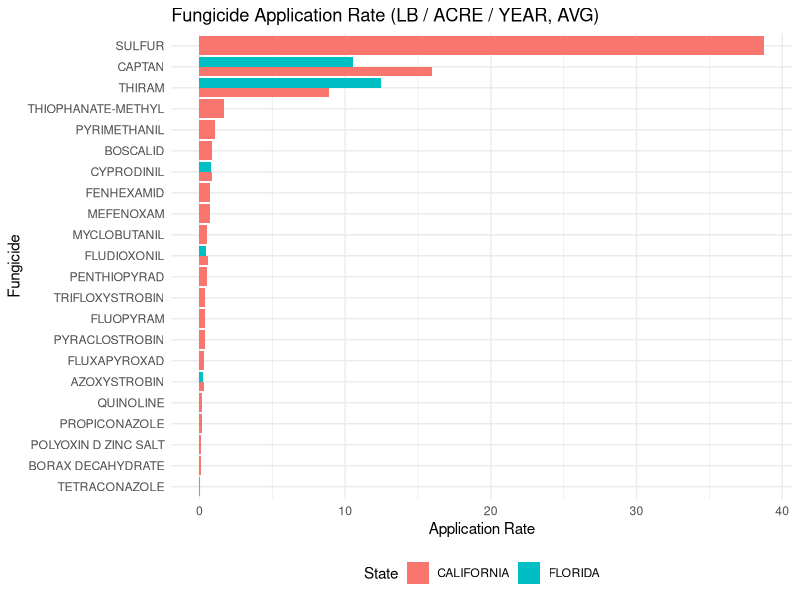
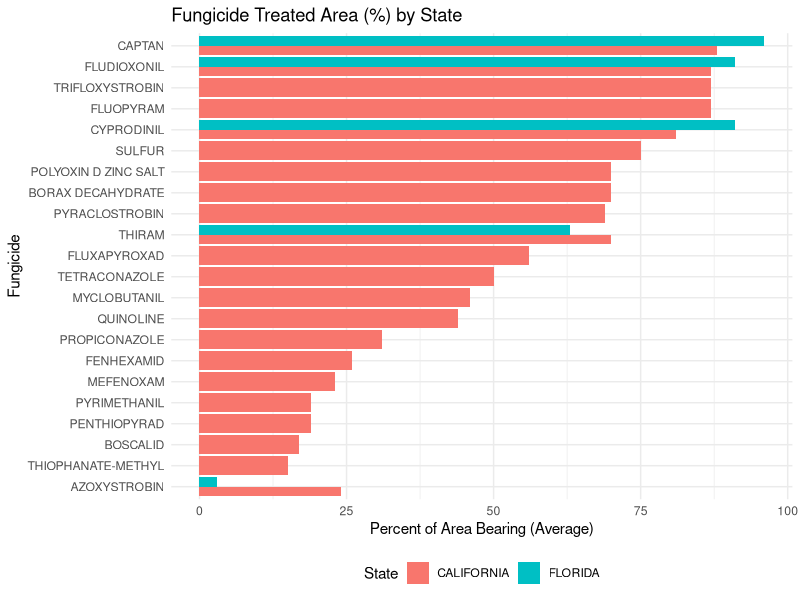
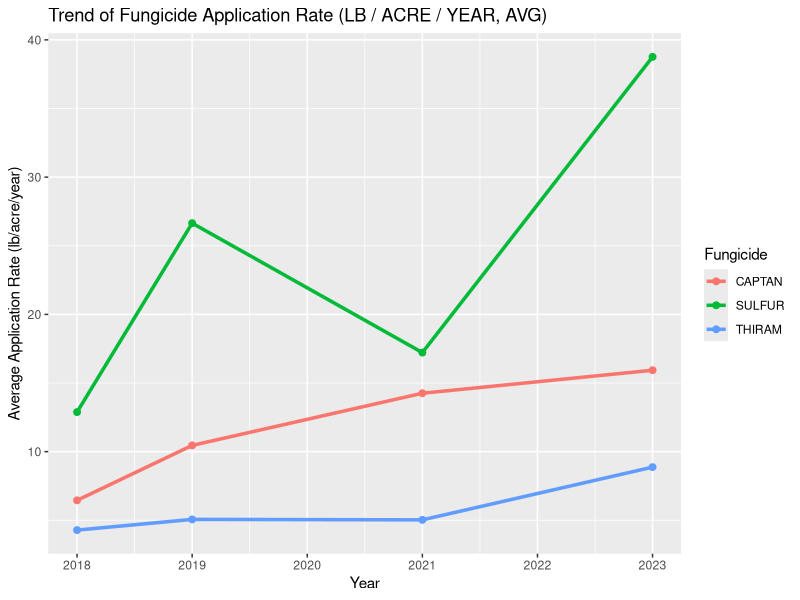
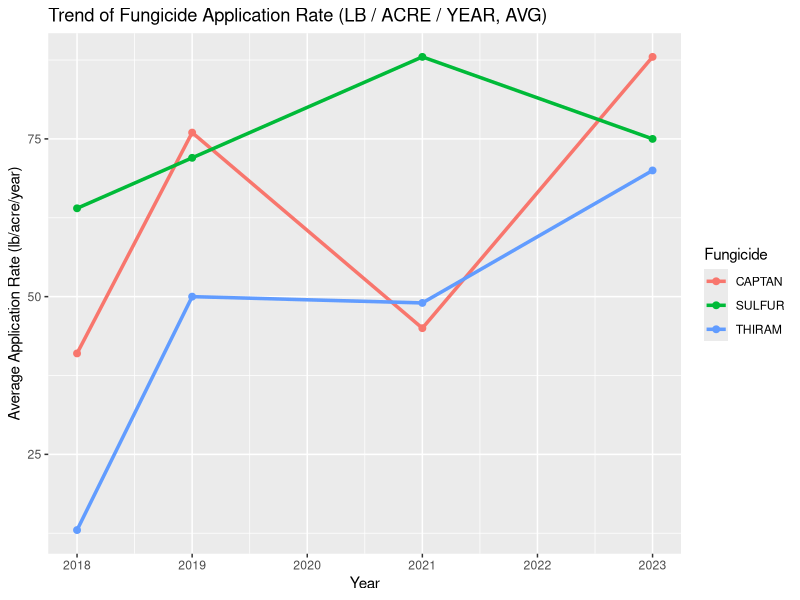
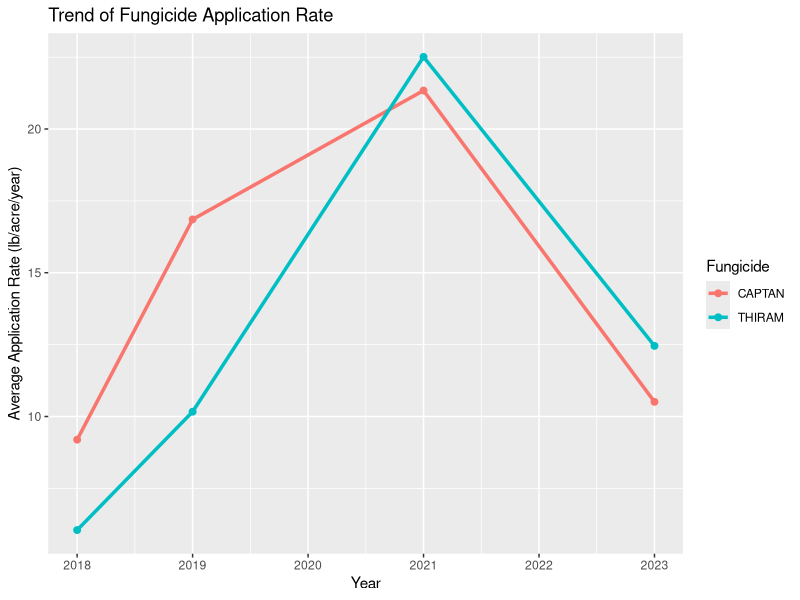
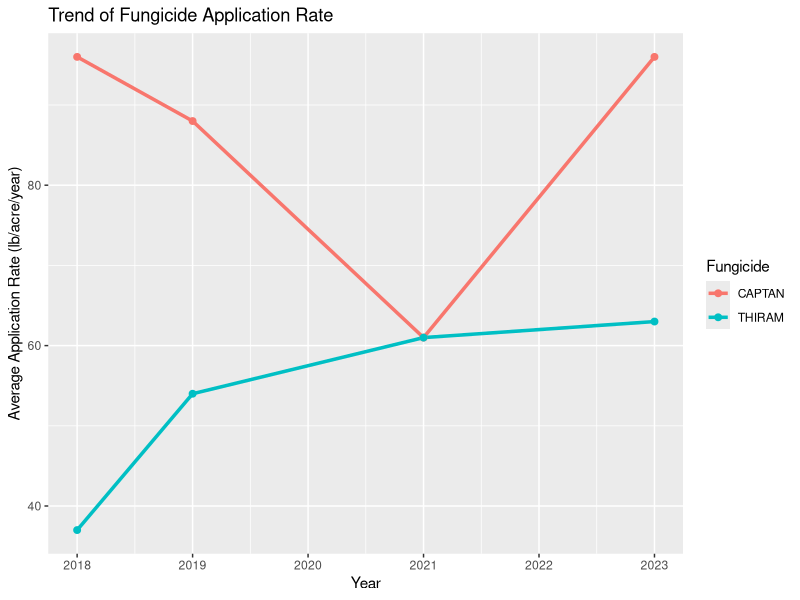

Here is the R script that generated these plots, in order:
## ---- chunk 1
#| label: load libraries and set options
#| warning: false
#| message: false

library(knitr)  
library(tidyverse)
library(stringr)

## ---- chunk 2
#| label: read data  

strawberry <- read.csv("strawberry1024.csv")

glimpse(strawberry)
## ---- chunk 3
#|label: function def - drop 1-item columns

### write your function
drop_one_value_col <- function(df){
  drop = NULL
  for(i in 1:dim(df)[2]){
    if((df%>% distinct(df[,i])%>%count()) == 1){
      drop = c(drop,i)
    }
  }
  if(is.null(drop)){return("none")}else{
    print("col dropped:")
    print(colnames(df)[drop])
    strawberry<- df[,-1*drop]
  }
}
## ---- chunk 4
#drop NA cols
strawberry_clean <- drop_one_value_col(strawberry)
## ---- chunk 5
glimpse(strawberry_clean)
## ---- chunk 6
strawberry_clean <- strawberry_clean %>%
  mutate(Value = as.character(Value)) %>% 
  filter(!Value %in% c(" (D)", " (NA)"))%>%  # 再过滤掉非数值
  mutate(Value = as.numeric(Value))
#check if (D) remain
#unique(strawberry_clean$Value)

## ---- chunk 7
#| label: Final Data cleaning
#| warning: false
strawberry_wider<-strawberry_clean %>%
  # 先拆出前半部分（CHEMICAL, FUNGICIDE）和后半部分（括号内容）
  separate(`Domain.Category`,
           into = c("Chem_Group", "Raw_Info"),
           sep = ":\\s*",
           remove = FALSE) %>%
  # 再清洗 Raw_Info 括号中的内容
  mutate(
    Raw_Info = str_remove_all(Raw_Info, "[()]"),
    Raw_Info = str_trim(Raw_Info)
  ) %>%
  # 拆成 fungicide 名称和编号
  separate(Raw_Info,
           into = c("Fungicide", "Code"),
           sep = "\\s*=\\s*",
           remove = TRUE) %>%
  filter(!is.na(Code))%>%
  select(-Domain.Category)


fungicide_summary <- strawberry_wider %>%
  mutate(
    # 1️⃣ 提取主要指标关键词（Applications / Treated / Rate / Applied 等）
    Indicator = str_extract(`Data.Item`, "(APPLICATIONS|TREATED|RATE|APPLIED)"),
    
    # 2️⃣ 提取单位（MEASURED IN 后面的部分）
    Measurement = str_extract(`Data.Item`, "(?<=MEASURED IN ).*"),
    
    # 3️⃣ 提取作物状态（BEARING / NON-BEARING / ALL）
    Crop_Status = case_when(
      str_detect(`Data.Item`, "BEARING") ~ "BEARING",
      str_detect(`Data.Item`, "NON-BEARING") ~ "NON-BEARING",
      TRUE ~ "ALL"
    )
  ) %>%
  select(-Data.Item)%>%
  filter(Measurement != "NUMBER, AVG")

head(fungicide_summary)
## ---- chunk 8
#| label: 2023fungicide LB/ACRE/YEAR, avg plot
fungicide_summary_2023 <- fungicide_summary %>%
  filter(Year == 2023)

fungicide_summary_2023 %>%
  filter(Measurement == "LB / ACRE / YEAR, AVG") %>%
  ggplot(aes(x = fct_reorder(Fungicide, Value, .fun = mean, na.rm = TRUE),
             y = Value, fill = State)) +
  geom_col(position = "dodge") +
  coord_flip() +
  labs(
    title = "Fungicide Application Rate (LB / ACRE / YEAR, AVG)",
    x = "Fungicide",
    y = "Application Rate"
  ) +
  theme_minimal() +
  theme(legend.position = "bottom")
## ---- chunk 9
#| label: 2023fungicide PCT of area bearing, avg plot
fungicide_summary_2023 %>%
  filter(Measurement == "PCT OF AREA BEARING, AVG") %>%
  ggplot(aes(x = fct_reorder(Fungicide, Value, .fun = mean, na.rm = TRUE),
             y = Value, fill = State)) +
  geom_col(position = "dodge") +
  coord_flip() +
  labs(
    title = "Fungicide Treated Area (%) by State",
    x = "Fungicide",
    y = "Percent of Area Bearing (Average)"
  ) +
  theme_minimal() +
  theme(legend.position = "bottom")
## ---- chunk 10
#| warning: false
top_fungicide_data_cali <- fungicide_summary %>%
  filter(Fungicide %in% c("SULFUR","CAPTAN","THIRAM"),State == "CALIFORNIA")

ggplot(data = top_fungicide_data_cali%>%filter(Measurement == "LB / ACRE / YEAR, AVG"),
       aes(x = Year,y = Value,colour = Fungicide))+
  geom_line(size = 1.2) +
  geom_point(size = 2) +
  labs(
    title = "Trend of Fungicide Application Rate (LB / ACRE / YEAR, AVG)",
    x = "Year",
    y = "Average Application Rate (lb/acre/year)",
    color = "Fungicide"
  ) 
## ---- chunk 11
ggplot(data = top_fungicide_data_cali%>%filter(Measurement == "PCT OF AREA BEARING, AVG"),
       aes(x = Year,y = Value,colour = Fungicide))+
  geom_line(size = 1.2) +
  geom_point(size = 2) +
  labs(
    title = "Trend of Fungicide Application Rate (LB / ACRE / YEAR, AVG)",
    x = "Year",
    y = "Average Application Rate (lb/acre/year)",
    color = "Fungicide"
  ) 
## ---- chunk 12
top_fungicide_data_flor <- fungicide_summary %>%
  filter(Fungicide %in% c("SULFUR","CAPTAN","THIRAM"),State == "FLORIDA")

ggplot(data = top_fungicide_data_flor%>%filter(Measurement == "LB / ACRE / YEAR, AVG"),
       aes(x = Year,y = Value,colour = Fungicide))+
  geom_line(size = 1.2) +
  geom_point(size = 2) +
  labs(
    title = "Trend of Fungicide Application Rate",
    x = "Year",
    y = "Average Application Rate (lb/acre/year)",
    color = "Fungicide"
  ) 
## ---- chunk 13
ggplot(data = top_fungicide_data_flor%>%filter(Measurement == "PCT OF AREA BEARING, AVG"),
       aes(x = Year,y = Value,colour = Fungicide))+
  geom_line(size = 1.2) +
  geom_point(size = 2) +
  labs(
    title = "Trend of Fungicide Application Rate",
    x = "Year",
    y = "Average Application Rate (lb/acre/year)",
    color = "Fungicide"
  ) 
